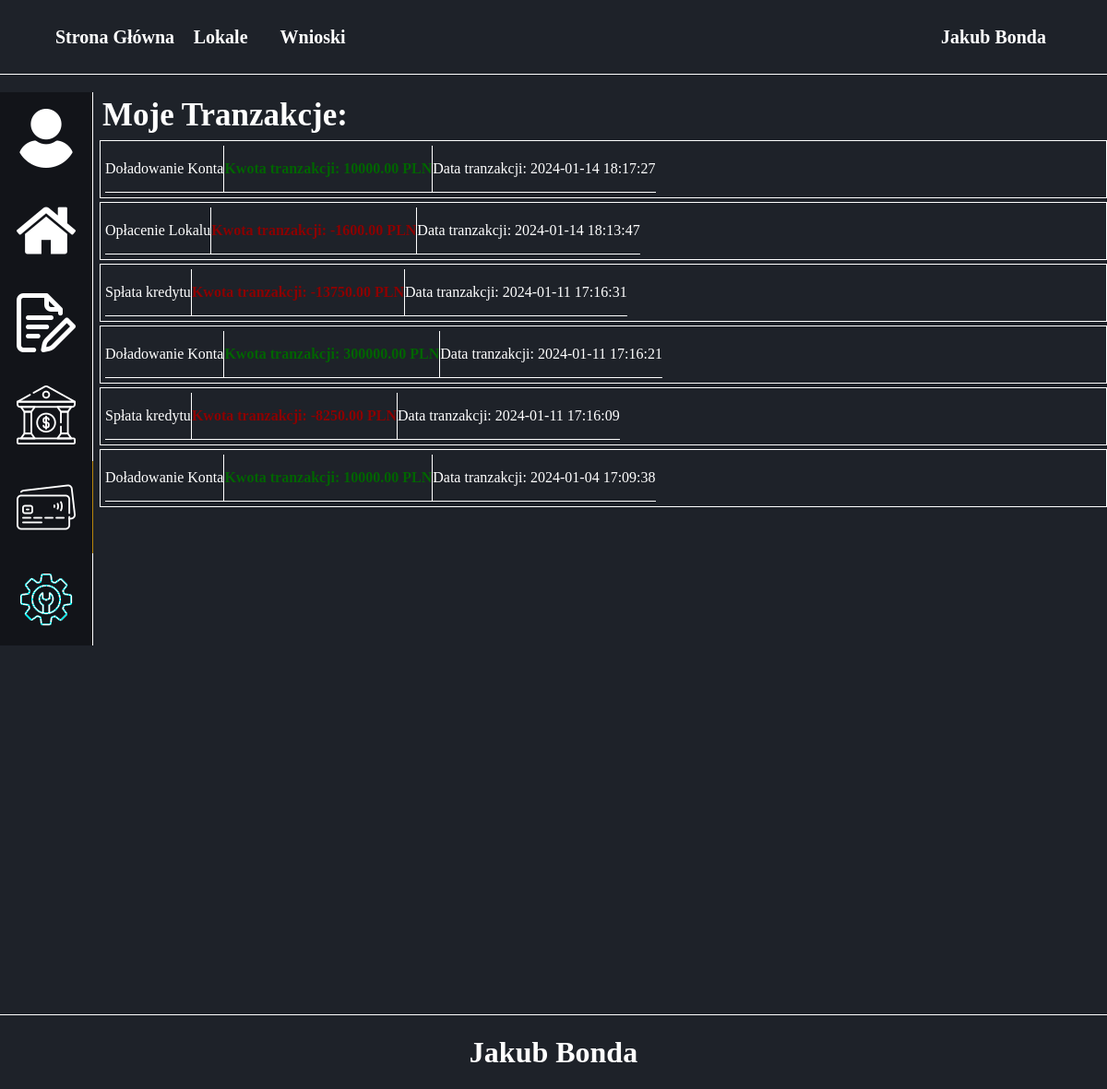
The page /BiuroWynajmu/Konto/MojeTranzakcje/index.php (signed in) on the database its author committed.
### tables this page shows
CREATE TABLE `tranzakcje` (
  `ID_Tranzakcji` int(10) UNSIGNED NOT NULL,
  `ID_Uzytkownika` int(10) UNSIGNED NOT NULL,
  `Tytul_Tranzakcji` varchar(255) NOT NULL,
  `Opis_Tranzakcji` text DEFAULT 'Brak Opisu',
  `Stan_Kont_Po_Tranzakcji` decimal(10,2) NOT NULL,
  `Kwota_Tranzakcji` decimal(10,2) NOT NULL,
  `Data_Tranzakcji` timestamp NOT NULL DEFAULT current_timestamp(),
  `Data_Modyfikacji` timestamp NOT NULL DEFAULT current_timestamp() ON UPDATE current_timestamp()
);

### BiuroWynajmu/Konto/MojeTranzakcje/index.php (the view, shortened to what this page needs)
<!DOCTYPE html>
<html lang="en">
<head>
	 <link rel="stylesheet" type="text/css" href="style/style.css"/>
	 <?php
	require('../../config.php');
	$conn = new mysqli($host, $user, $password, $database);
	 ?>
</head>
<body>
	<header>
	<div class="navbar">
			<a href="../../">Strona Główna</a>
			<a href="../../Lokale/">Lokale</a>
			<a href="../../Wnioski/">Wnioski</a>
			<div class="dropdown">
				<?php
					if(isset($_SESSION['zalogowany'])&& ($_SESSION['zalogowany']==true)){
						echo '
						<button class="dropbtn">'.$_SESSION['Imie'].' '.$_SESSION['Nazwisko'].'</button>
							<div class="dropdown-content">
								<a href="../Dane/">Dane Konta</a>
								<a href="../WynajeteLokale/">Wyanjęte Lokale</a>
								<a href="../MojeWnioski/">Moje Wnioski</a>
								<a href="../MojeKredyty">Moje Kredyty</a>
								<a href="../MojeTranzakcje">Moje Tranzakcje</a>
								<a href="../MojeZgloszenia/">Moje Zgłoszenia</a>
								<a href="../Wyloguj/logout.php">Wyloguj Się</a>
							</div>
						';
					}
					else{
						echo '<a href="../Logowanie/">Zaloguj się</a>';
					}
				?>
			</div>
		</div>
    </header>
	<section>
		<article>
			<div id="PanelDaneOdnosniki">
				<a href="../Dane"><img src="../../obrazki/Konto/user.png"></a>
				<a href="../WynajeteLokale"><img src="../../obrazki/Konto/home.png"></a>
				<a href="../MojeWnioski"><img src="../../obrazki/Konto/quote-request.png"></a>
				<a href="../MojeKredyty"><img src="../../obrazki/Konto/bank.png"></a>
				<a href="../MojeTranzakcje" class="activeLink"><img src="../../obrazki/Konto/tranzakcja.png"></a>
				<a href="../MojeZgloszenia/"><img src="../../obrazki/Konto/zgloszenia.png"></a>
			</div>
			<div id="PanelDaneDaneUzytkownika">
				<h1>Moje Tranzakcje:</h1>
				<?php
				$zapytanieNr1 = "SELECT * FROM tranzakcje
					INNER JOIN uzytkownicy ON uzytkownicy.ID_Uzytkownika = tranzakcje.ID_Uzytkownika
					WHERE tranzakcje.ID_Uzytkownika = ".$_SESSION['ID_Uzytkownika']."
					ORDER BY Data_Tranzakcji DESC";
				$wynikZapytaniaNr1 = $conn -> query($zapytanieNr1);
				if($wynikZapytaniaNr1 -> num_rows > 0){
					while($row = $wynikZapytaniaNr1 -> fetch_object()){
								echo '<details>';
									echo '<summary>';
										echo '<div class="wyswietlDane">'.$row->Tytul_Tranzakcji.'</div>';
										if($row->Kwota_Tranzakcji > 0){
											echo '<div class="wyswietlDane" style="color: darkgreen; font-weight: bold">Kwota tranzakcji: '.$row->Kwota_Tranzakcji.' PLN</div>';
										}
										else if($row->Kwota_Tranzakcji < 0){
											echo '<div class="wyswietlDane" style="color: darkred; font-weight: bold">Kwota tranzakcji: '.$row->Kwota_Tranzakcji.' PLN</div>';
										}
										echo '<div class="wyswietlDane">Data tranzakcji: '.$row->Data_Tranzakcji.'</div>';
									echo '</summary>';
								echo '</details>';
					}
				}
				else{
					echo "<p>Nigdy nie robiłeś żadnych tranzakcji</p>";
				}
			?>
			</div>
		</article>
	</section>
	<footer>
        <?php require("../../stopka.php"); ?>
    </footer>
</body>
</html>

### BiuroWynajmu/Konto/MojeTranzakcje/style/style.css (style rules this page uses)
html, body { margin: 0; padding: 0; background-color: rgb(30, 34, 41); }
header { position: fixed; top: 0; margin: 0; width: 100%; height: 80px; border-bottom: 1px solid white; background-color: rgb(30, 34, 41); z-index: 2; }
header .navbar { overflow: hidden; background-color: rgb(30, 34, 41); width: 1200px; margin: auto; display: flex; }
header .navbar a { display: flex; justify-content: center; align-items: center; font-size: 16px; color: white; min-width: 100px; height: 80px; text-decoration: none; font-weight: bold; font-size: 20px; }
header .dropdown { margin-left: auto; overflow: hidden; }
header .dropdown .dropbtn { font-size: 16px; border: none; outline: none; color: white; min-width: 100px; height: 80px; background-color: rgb(30, 34, 41); font-family: inherit; margin: 0; font-weight: bold; font-size: 20px; }
section { margin-top: 100px; min-height: 1000px; z-index: 2; }
article { width: 1200px; margin: auto; display: flex; }
article #PanelDaneOdnosniki { width: 100px; border-right: 1px solid white; }
article #PanelDaneOdnosniki a { display: flex; width: 100px; height: 100px; background-color: rgba(0,0,0,0.4); justify-content: center; align-items: center; border-right: 1px solid white; text-decoration: none; }
article #PanelDaneOdnosniki .activeLink { border-right: 1px solid darkgoldenrod; }
article #PanelDaneDaneUzytkownika { width: 1100px; display: flex; flex-wrap: wrap; color: white; flex-direction: column; padding-left: 5px; }
article #PanelDaneDaneUzytkownika h1 { font-size: 35px; font-weight: bold; color: white; margin: 5px; }
article #PanelDaneDaneUzytkownika details { display: flex; width: 100%; overflow: hidden; border: 1px solid white; padding: 5px; transition: 500ms; flex-direction: row; flex-wrap: nowrap; justify-content: flex-start; margin: 2px; }
article #PanelDaneDaneUzytkownika details summary { display: flex; flex-direction: row; justify-content: space-between; list-style: none; border-bottom: 1px solid white; }
article #PanelDaneDaneUzytkownika details summary .wyswietlDane { height: 50px; display: flex; align-items: center; }
footer { width: 100%; height: 80px; border-top: 1px solid white; background-color: rgb(30, 34, 41); margin: auto; display: flex; flex-wrap: wrap; align-items: center; justify-content: center; z-index: 2; }
@media (max-width: 1200px) { article #PanelDaneDaneUzytkownika { width: 90%; } }
@media (max-width: 1200px) { header .navbar { width: 90%; } }
@media (max-width: 1200px) { article { width: 100%; } }

### rows shown on the page
tranzakcje: Tytul_Tranzakcji "Doładowanie Konta", Kwota_Tranzakcji "10000.00", Data_Tranzakcji "2024-01-14 18:17:27"
tranzakcje: Tytul_Tranzakcji "Opłacenie Lokalu", Data_Tranzakcji "2024-01-14 18:13:47"
tranzakcje: Tytul_Tranzakcji "Spłata kredytu", Data_Tranzakcji "2024-01-11 17:16:31"
tranzakcje: Tytul_Tranzakcji "Doładowanie Konta", Kwota_Tranzakcji "300000.00", Data_Tranzakcji "2024-01-11 17:16:21"
tranzakcje: Tytul_Tranzakcji "Spłata kredytu", Data_Tranzakcji "2024-01-11 17:16:09"
tranzakcje: Tytul_Tranzakcji "Doładowanie Konta", Kwota_Tranzakcji "10000.00", Data_Tranzakcji "2024-01-04 17:09:38"

### other values the page prints
$_SESSION['Imie'] "Jakub"
$_SESSION['Nazwisko'] "Bonda"
